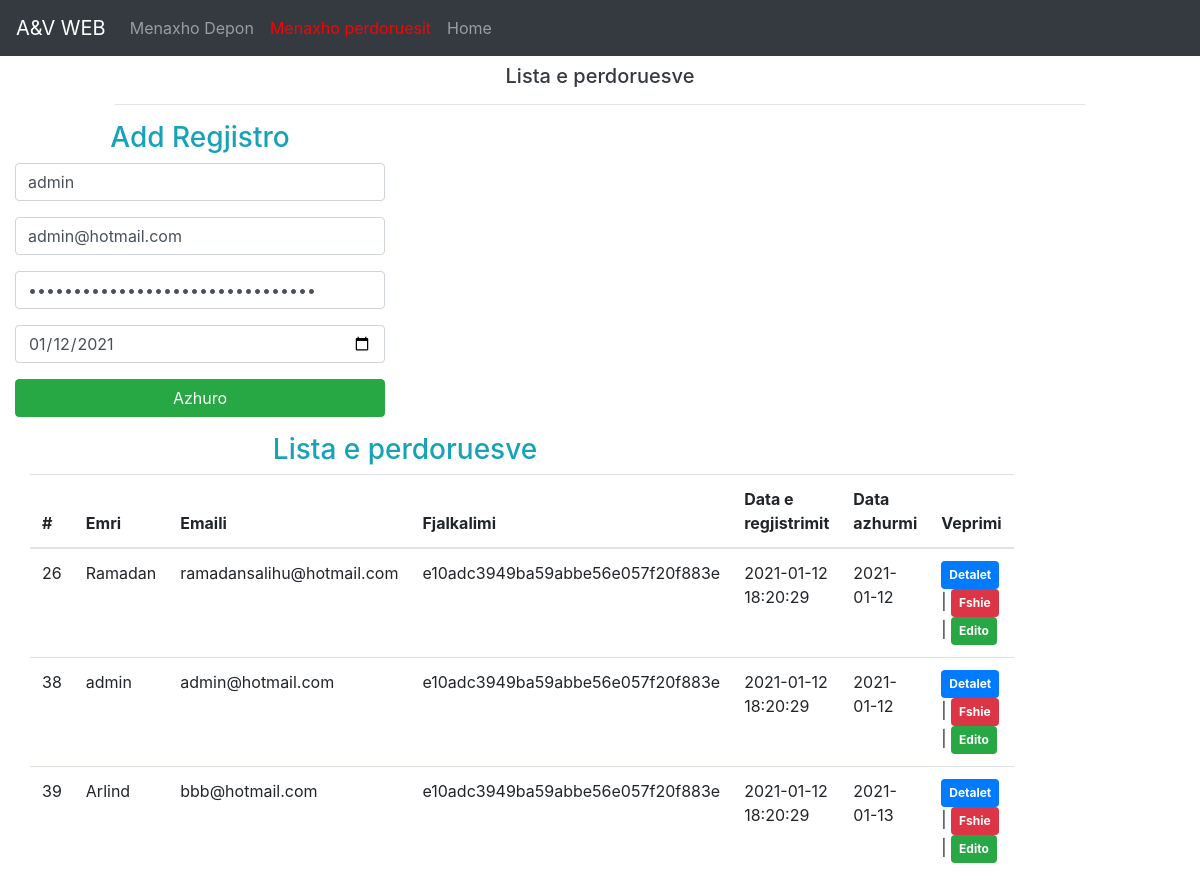
Page /admin/azhuro_perdoruesit.php?edit=38 on the committed database.
### tables this page shows
CREATE TABLE `perdoruesi` (
  `id` int(11) NOT NULL,
  `emri` varchar(100) NOT NULL,
  `email` varchar(100) NOT NULL,
  `flk` varchar(100) NOT NULL,
  `data_regjistrimi` timestamp NOT NULL DEFAULT current_timestamp(),
  `data_azhurimi` date DEFAULT NULL
);

### admin/action.php (called while the page is built, shortened)
<?php
	$conn = new mysqli(DBHOST, DBUSER, DBPASS, DBNAME);
	if(isset($_GET['edit'])){
		$id=$_GET['edit'];
		$query="SELECT `emri`, `email`, `flk`, `data_azhurimi` FROM `perdoruesi` WHERE id=?";
		$stmt=$conn->prepare($query);
		$stmt->bind_param("i",$id);
		$stmt->execute();
		$result=$stmt->get_result();
		$row=$result->fetch_assoc();
		$emri=$row['emri'];
		$email=$row['email'];
		$flk=$row['flk'];
		$data_azhurimi=$row['data_azhurimi'];
		$update=true;
	}
?>

### admin/azhuro_perdoruesit.php (the view, shortened to what this page needs)
<?php include 'action.php';
?>
<!DOCTYPE html>
<html lang="en">
<head>
  <link rel="stylesheet" href="https://maxcdn.bootstrapcdn.com/bootstrap/4.1.3/css/bootstrap.min.css">
  <link rel="stylesheet" type="text/css" href="https://cdn.datatables.net/v/bs4/dt-1.10.18/datatables.min.css" />
</head>
<body>
  <nav class="navbar navbar-expand-md bg-dark navbar-dark">
    <a class="navbar-brand" href="#">A&V WEB</a>
    <div class="collapse navbar-collapse" id="collapsibleNavbar">
    <ul class="navbar-nav">
      <li class="nav-item">
      <a class="nav-link" href="http://localhost/A_V_projekti/depoja/index.php">Menaxho Depon</a>
      </li>
     <li class="nav-item">
      <a class="nav-link" href="http://localhost/A_V_projekti/admin/azhuro_perdoruesit.php"style="color:red;">Menaxho perdoruesit</a>
      </li>
	  <li class="nav-item">
      <a class="nav-link" href="http://localhost/A_V_projekti/home.php">Home</a>
      </li>
    </ul>
    </div>
  </nav>
  <div class="container-fluid">
    <div class="row justify-content-center">
      <div class="col-md-10">
        <h5 class="text-center text-dark mt-2">Lista e perdoruesve</h5>
        <hr>
      </div>
    </div>
    <div class="row">
      <div class="col-md-4">
        <h3 class="text-center text-info">Add Regjistro</h3>
        <form action="action.php" method="post" enctype="multipart/form-data">
          <div class="form-group">
            <input type="text" name="emri" value="<?= $emri; ?>" class="form-control" placeholder="sheno perdoruesin" required>
          </div>
          <div class="form-group">
            <input type="text" name="email" value="<?= $email; ?>" class="form-control" placeholder="sheno Emaili n" required>
          </div>
		  <div class="form-group">
            <input type="password" name="flk" value="<?= $flk; ?>" class="form-control" placeholder="sheno fjalkalimin" required>
          </div>
		  <div class="form-group">
            <input type="date" name="data_azhurimi" value="<?= $data_azhurimi; ?>" class="form-control" placeholder="data azhurimi" required>
          </div>
          <div class="form-group">
            <?php if ($update == true) { ?>
            <input type="submit" name="update" class="btn btn-success btn-block" value="Azhuro">
            <?php } else { ?>
            <input type="submit" name="add" class="btn btn-primary btn-block" value="Add Regjistro">
            <?php } ?>
          </div>
		  </div>
      </div>
      <div class="col-md-8">
        <?php
          $query = 'SELECT *FROM perdoruesi';
          $stmt = $conn->prepare($query);
          $stmt->execute();
          $result = $stmt->get_result();
        ?>
        <h3 class="text-center text-info">Lista e perdoruesve</h3>
        <table class="table table-hover" id="data-table">
          <thead>
            <tr>
              <th>#</th>
              <th>Emri</th>
              <th>Emaili</th>
              <th>Fjalkalimi</th>
			  <th>Data e regjistrimit</th>
              <th>Data azhurmi</th>
			  <th>Veprimi</th>
            </tr>
          </thead>
          <tbody>
            <?php while ($row = $result->fetch_assoc()) { ?>
            <tr>
              <td><?= $row['id']; ?></td>
              <td><?= $row['emri']; ?></td>
			  <td><?= $row['email']; ?></td>
  			  <td><?= $row['flk']; ?></td>
			  <td><?= $row['data_regjistrimi']; ?></td>
			  <td><?= $row['data_azhurimi']; ?></td>
              <td>
                <a href="regjistrohu.php?details=<?= $row['id']; ?>" class="badge badge-primary p-2">Detalet</a> |
                <a href="action.php?delete=<?= $row['id']; ?>" class="badge badge-danger p-2" onclick="return confirm('Dëshironi ta fshini këtë regjistrim?');">Fshie</a> |
                <a href="azhuro_perdoruesit.php?edit=<?= $row['id']; ?>" class="badge badge-success p-2">Edito</a>
              </td>
            </tr>
            <?php } ?>
          </tbody>
        </table>
      </div>
    </div>
</body>
</html>

### rows in the picture
perdoruesi: emri "admin", email "admin@hotmail.com", data_azhurimi "01/12/2021", id "38", flk "e10adc3949ba59abbe56e057f20f883e", data_regjistrimi "2021-01-12 18:20:29", data_azhurimi "2021-01-12"
perdoruesi: id "26", emri "Ramadan", email "ramadansalihu@hotmail.com", flk "e10adc3949ba59abbe56e057f20f883e", data_regjistrimi "2021-01-12 18:20:29", data_azhurimi "2021-01-12"
perdoruesi: id "39", emri "Arlind", email "bbb@hotmail.com", flk "e10adc3949ba59abbe56e057f20f883e", data_regjistrimi "2021-01-12 18:20:29", data_azhurimi "2021-01-13"
